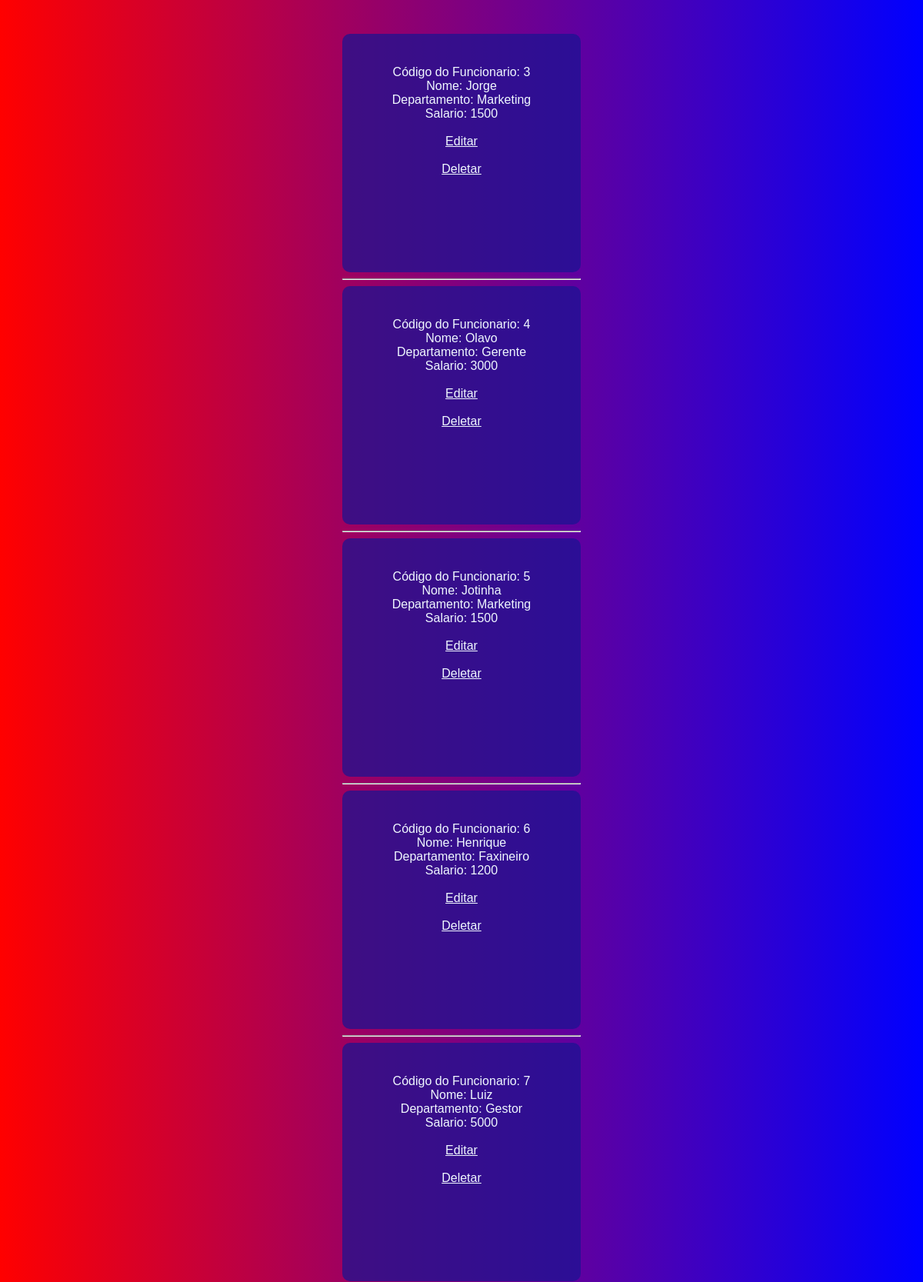
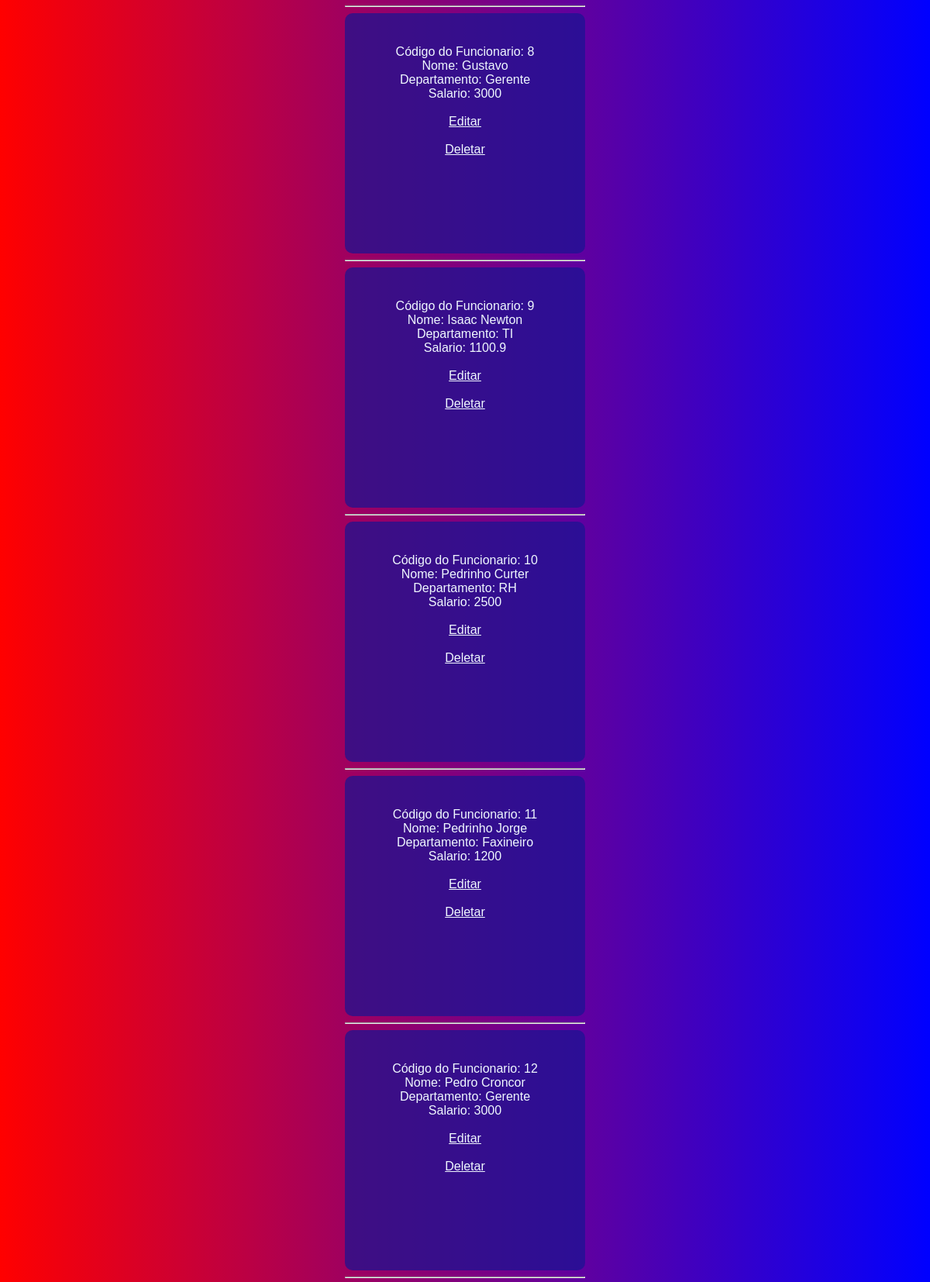
The page /lista.php (upper part) on the database its author committed (2 pictures, top to bottom).
### tables this page shows
CREATE TABLE `codfune` (
  `codfun` int(11) NOT NULL,
  `nome` varchar(40) NOT NULL,
  `dpt` int(11) DEFAULT NULL
);

CREATE TABLE `tab_cargos` (
  `cod` int(3) NOT NULL,
  `cargo` varchar(100) DEFAULT NULL,
  `salario` float DEFAULT NULL
);

### lista.php (the view, shortened to what this page needs)
<?php
    include_once "conecta.php";
?>
<!DOCTYPE html>
<html lang="pt-br">
<head>
    <link rel="stylesheet" href="cssIndex.css">
</head>
<body>
        <?php
                $query = "SELECT * FROM codfune JOIN tab_cargos on tab_cargos.cod = codfune.dpt ORDER BY codfun; ";
                $queryP = mysqli_query($conexao, $query); ?>
    <div class="container1">
    <fieldset>
    <br></br>
                <?php
                while ( $infoUser = mysqli_fetch_array($queryP)):?>
                    <div class="box">
                <?php
                    echo "<br></br>";
                    echo "Código do Funcionario: ".$infoUser['codfun']. "<br>";
                    echo "Nome: " . $infoUser['nome']. "<br>";
                    echo "Departamento: " . $infoUser['cargo']. "<br>";
                    echo "Salario: ". $infoUser['salario']. "<br></br>";
                    echo "<a href='editarUser.php?User=" . $infoUser['codfun'] . "' class='btnAlter'>Editar</a> <br></br>";
                    echo "<a href='deletarUser.php?User=" .$infoUser['codfun']. "' class='btnDel'>Deletar </a>";
                    echo "<br></br>";
                ?>
                    </div>
                    <hr>
                <?php
                endwhile
        ?>
    </fieldset>
    </div>
</body>
</html>

### cssIndex.css (style rules this page uses)
.box { width: 300px; height: 300px; background-color: rgba(23, 21, 146, 0.705);; padding: 5px; margin-top: 2px; font-family: Verdana, Geneva, Tahoma, sans-serif; text-align: center; border-radius: 10px; color: aliceblue; }
body { margin: 0px; background: linear-gradient(to right, red, blue ); text-align: center; font-family: Verdana, Geneva, Tahoma, sans-serif; }
fieldset { border: none; }
a { color: aliceblue; }
.container1 { width: 100%; height: 100%; display: flex; flex-direction: row; justify-content: center; align-items: center; }

### rows shown on the page
codfune: codfun "3", nome "Jorge", dpt.cargo "Marketing", dpt.salario "1500"
codfune: codfun "4", nome "Olavo", dpt.cargo "Gerente", dpt.salario "3000"
codfune: codfun "5", nome "Jotinha", dpt.cargo "Marketing", dpt.salario "1500"
codfune: codfun "6", nome "Henrique", dpt.cargo "Faxineiro", dpt.salario "1200"
codfune: codfun "7", nome "Luiz", dpt.cargo "Gestor", dpt.salario "5000"
codfune: codfun "8", nome "Gustavo", dpt.cargo "Gerente", dpt.salario "3000"
codfune: codfun "9", nome "Isaac Newton", dpt.cargo "TI", dpt.salario "1100.9"
codfune: codfun "10", nome "Pedrinho Curter", dpt.cargo "RH", dpt.salario "2500"
codfune: codfun "11", nome "Pedrinho Jorge", dpt.cargo "Faxineiro", dpt.salario "1200"
codfune: codfun "12", nome "Pedro Croncor", dpt.cargo "Gerente", dpt.salario "3000"
